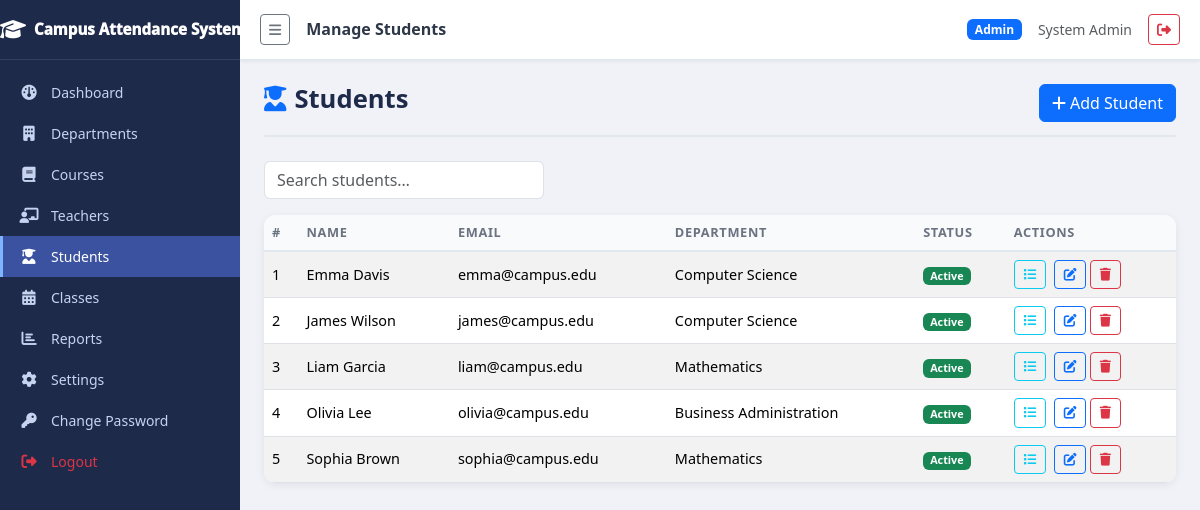
The app's page /admin/students.php (signed in) with its own data.
### tables this page shows
CREATE TABLE settings (
  setting_key   varchar(60) NOT NULL,
  setting_value text        DEFAULT NULL,
  PRIMARY KEY (setting_key)
);

CREATE TABLE users (
  id         int           NOT NULL AUTO_INCREMENT,
  name       varchar(100)  NOT NULL,
  email      varchar(100)  NOT NULL,
  phone      varchar(20)   DEFAULT NULL,
  password   varchar(255)  NOT NULL,
  role       enum('admin','teacher','student') NOT NULL DEFAULT 'student',
  dept_id    int           DEFAULT NULL,
  avatar     varchar(255)  DEFAULT NULL,
  is_active  tinyint       NOT NULL DEFAULT 1,
  created_at datetime      NOT NULL DEFAULT CURRENT_TIMESTAMP,
  PRIMARY KEY (id),
  UNIQUE KEY uq_email (email),
  KEY fk_user_dept (dept_id),
  CONSTRAINT fk_user_dept FOREIGN KEY (dept_id) REFERENCES departments(id)
    ON DELETE SET NULL
);

CREATE TABLE departments (
  id         int           NOT NULL AUTO_INCREMENT,
  name       varchar(100)  NOT NULL,
  code       varchar(20)   NOT NULL,
  created_at datetime      NOT NULL DEFAULT CURRENT_TIMESTAMP,
  PRIMARY KEY (id),
  UNIQUE KEY uq_dept_code (code)
);

### includes/auth.php (called while the page is built, shortened)
<?php
function current_user(): ?array {
  return $_SESSION['user'] ?? null;
}

### includes/functions.php (called while the page is built, shortened)
<?php
function get_setting(string $key, mixed $default = ''): mixed {
  $pdo  = get_db();
  $stmt = $pdo->prepare('SELECT setting_value FROM settings WHERE setting_key = :k');
  $stmt->execute([':k' => $key]);
  $row  = $stmt->fetch(PDO::FETCH_ASSOC);
  return ($row !== false) ? $row['setting_value'] : $default;
}
function get_users_by_role(string $role): array {
  $pdo  = get_db();
  $stmt = $pdo->prepare(
    'SELECT u.*, d.name AS dept_name
     FROM users u
     LEFT JOIN departments d ON d.id = u.dept_id
     WHERE u.role = :role
     ORDER BY u.name'
  );
  $stmt->execute([':role' => $role]);
  return $stmt->fetchAll(PDO::FETCH_ASSOC);
}

### admin/students.php (the view, shortened to what this page needs)
<?php
require_once __DIR__ . '/../includes/auth.php';
require_once __DIR__ . '/../includes/functions.php';
$pageTitle = 'Manage Students';
$students    = get_users_by_role('student');
require_once __DIR__ . '/../includes/header.php';
?>
<div class="page-header d-flex justify-content-between align-items-center">
  <h1><i class="fa fa-user-graduate me-2 text-primary"></i>Students</h1>
  <button class="btn btn-primary" data-bs-toggle="modal" data-bs-target="#studentModal">
    <i class="fa fa-plus me-1"></i>Add Student
  </button>
</div>
<div class="mb-3"><input type="text" id="studentSearch" class="form-control search-box" placeholder="Search students…"></div>
<div class="table-card">
  <div class="table-responsive">
    <table class="table table-striped table-hover mb-0" id="studentTable">
      <thead><tr><th>#</th><th>Name</th><th>Email</th><th>Department</th><th>Status</th><th>Actions</th></tr></thead>
      <tbody>
        <?php foreach ($students as $i => $s): ?>
        <tr>
          <td><?= $i+1 ?></td>
          <td><?= htmlspecialchars($s['name'],ENT_QUOTES,'UTF-8') ?></td>
          <td><?= htmlspecialchars($s['email'],ENT_QUOTES,'UTF-8') ?></td>
          <td><?= htmlspecialchars($s['dept_name'] ?? '—',ENT_QUOTES,'UTF-8') ?></td>
          <td><span class="badge <?= $s['is_active'] ? 'bg-success' : 'bg-secondary' ?>"><?= $s['is_active'] ? 'Active' : 'Inactive' ?></span></td>
          <td class="action-btns">
            <a href="?view_enrollments=<?= $s['id'] ?>" class="btn btn-sm btn-outline-info" title="Manage Enrollments"><i class="fa fa-list"></i></a>
            <a href="?edit=<?= $s['id'] ?>" class="btn btn-sm btn-outline-primary"><i class="fa fa-edit"></i></a>
            <form id="del-s-<?= $s['id'] ?>" method="POST" class="d-inline">
              <button type="button" class="btn btn-sm btn-outline-danger"
                      onclick="confirmDelete('del-s-<?= $s['id'] ?>','<?= htmlspecialchars(addslashes($s['name']),ENT_QUOTES,'UTF-8') ?>')">
                <i class="fa fa-trash"></i>
              </button>
            </form>
          </td>
        </tr>
        <?php endforeach; ?>
      </tbody>
    </table>
  </div>
</div>
<?php require_once __DIR__ . '/../includes/footer.php'; ?>

### includes/header.php (shortened to what this page needs)
<?php
$pageTitle = $pageTitle ?? 'Campus Attendance System';
require_once __DIR__ . '/auth.php';
require_once __DIR__ . '/functions.php';
$user       = current_user();
$schoolName = get_setting('school_name', 'Campus Attendance System');
$scriptPath = str_replace('\\', '/', $_SERVER['SCRIPT_FILENAME']);
$basePath   = str_replace('\\', '/', realpath(__DIR__ . '/..') . '/');
$depth      = substr_count(str_replace($basePath, '', $scriptPath), '/');
$base       = str_repeat('../', $depth);
$navItems = [];
if ($user) {
  switch ($user['role']) {
    case 'admin':
      $navItems = [
        ['icon'=>'fa-gauge',        'label'=>'Dashboard',    'href'=>$base.'admin/index.php'],
        ['icon'=>'fa-building',     'label'=>'Departments',  'href'=>$base.'admin/departments.php'],
        ['icon'=>'fa-book',         'label'=>'Courses',      'href'=>$base.'admin/courses.php'],
        ['icon'=>'fa-chalkboard-teacher','label'=>'Teachers','href'=>$base.'admin/teachers.php'],
        ['icon'=>'fa-user-graduate','label'=>'Students',     'href'=>$base.'admin/students.php'],
        ['icon'=>'fa-calendar-alt', 'label'=>'Classes',      'href'=>$base.'admin/courses.php#classes'],
        ['icon'=>'fa-chart-bar',    'label'=>'Reports',      'href'=>$base.'admin/reports.php'],
        ['icon'=>'fa-cog',          'label'=>'Settings',     'href'=>$base.'admin/settings.php'],
      ];
      break;
  }
  $navItems[] = ['icon'=>'fa-key', 'label'=>'Change Password', 'href'=>$base.'auth/change_password.php'];
  $navItems[] = ['icon'=>'fa-sign-out-alt', 'label'=>'Logout',  'href'=>$base.'auth/logout.php', 'class'=>'text-danger'];
}
$currentScript = basename($_SERVER['PHP_SELF']);
?>
<!DOCTYPE html>
<html lang="en">
<head>
  <link rel="stylesheet" href="https://cdnjs.cloudflare.com/ajax/libs/bootstrap/5.3.2/css/bootstrap.min.css">
  <link rel="stylesheet" href="https://cdnjs.cloudflare.com/ajax/libs/font-awesome/6.5.0/css/all.min.css">
  <link rel="stylesheet" href="<?= $base ?>assets/css/style.css">
</head>
<body>
<?php if ($user): ?>
<div class="sidebar" id="sidebar">
  <div class="sidebar-brand">
    <i class="fa fa-graduation-cap me-2"></i>
    <span class="brand-text"><?= htmlspecialchars($schoolName, ENT_QUOTES, 'UTF-8') ?></span>
  </div>
  <nav class="sidebar-nav">
    <?php foreach ($navItems as $item): ?>
      <?php
        $isActive  = (basename($item['href']) === $currentScript) ? 'active' : '';
        $extraClass = $item['class'] ?? '';
      ?>
      <a href="<?= htmlspecialchars($item['href'], ENT_QUOTES, 'UTF-8') ?>"
         class="sidebar-link <?= $isActive ?> <?= $extraClass ?>">
        <i class="fa-solid <?= htmlspecialchars($item['icon'], ENT_QUOTES, 'UTF-8') ?> sidebar-icon"></i>
        <span class="sidebar-label"><?= htmlspecialchars($item['label'], ENT_QUOTES, 'UTF-8') ?></span>
      </a>
    <?php endforeach; ?>
  </nav>
</div>
<div class="main-wrapper" id="mainWrapper">
  <header class="top-bar">
    <button class="btn btn-sm btn-outline-secondary me-3" id="sidebarToggle" title="Toggle Sidebar">
      <i class="fa fa-bars"></i>
    </button>
    <h6 class="top-bar-title mb-0"><?= htmlspecialchars($pageTitle, ENT_QUOTES, 'UTF-8') ?></h6>
    <div class="ms-auto d-flex align-items-center gap-3">
      <span class="badge bg-primary text-capitalize"><?= htmlspecialchars($user['role'], ENT_QUOTES, 'UTF-8') ?></span>
      <span class="d-none d-sm-inline text-muted small"><?= htmlspecialchars($user['name'], ENT_QUOTES, 'UTF-8') ?></span>
      <a href="<?= $base ?>auth/logout.php" class="btn btn-sm btn-outline-danger" title="Logout">
        <i class="fa fa-sign-out-alt"></i>
      </a>
    </div>
  </header>
  <div class="toast-container position-fixed top-0 end-0 p-3" id="toastContainer" style="z-index:9999"></div>
  <main class="content-area">
<?php else: ?>
<div id="toastContainer" class="toast-container position-fixed top-0 end-0 p-3" style="z-index:9999"></div>
<?php endif; ?>

### assets/css/style.css (style rules this page uses)
:root { --sidebar-width: 240px; --sidebar-collapsed: 64px; --sidebar-bg: #1e2a4a; --sidebar-hover: #2d3f6b; --sidebar-active: #3a52a0; --sidebar-text: #c8d3f0; --sidebar-text-dim: #7a8db5; --topbar-height: 60px; --topbar-bg: #ffffff; --content-bg: #f0f2f8; --card-radius: 12px; --transition: 0.25s ease; }
*, *::before, *::after { box-sizing: border-box; }
body { margin: 0; font-family: "Segoe UI", Tahoma, sans-serif; background: var(--content-bg); color: #2d3748; }
.sidebar { position: fixed; top: 0; left: 0; width: var(--sidebar-width); height: 100vh; background: var(--sidebar-bg); display: flex; flex-direction: column; overflow-x: hidden; overflow-y: auto; z-index: 1000; transition: width var(--transition); }
.sidebar-brand { display: flex; align-items: center; padding: 18px 0px; color: #fff; font-weight: 999; font-size: 0.95rem; border-bottom: 1px solid rgba(255, 255, 255, 0.1); min-height: var(--topbar-height); white-space: nowrap; overflow: hidden; }
.sidebar-brand .fa-graduation-cap { font-size: 1.3rem; flex-shrink: 0; }
.sidebar-nav { padding: 12px 0; flex: 1; }
.sidebar-link { display: flex; align-items: center; padding: 10px 16px; color: var(--sidebar-text); text-decoration: none; white-space: nowrap; overflow: hidden; transition: background var(--transition), color var(--transition); border-left: 3px solid transparent; }
.sidebar-link.active { background: var(--sidebar-active); color: #fff; border-left-color: #7eb3ff; }
.sidebar-icon { width: 20px; text-align: center; font-size: 0.95rem; flex-shrink: 0; }
.sidebar-label { margin-left: 12px; font-size: 0.875rem; transition: opacity var(--transition); }
.main-wrapper { margin-left: var(--sidebar-width); min-height: 100vh; display: flex; flex-direction: column; transition: margin-left var(--transition); }
.top-bar { height: var(--topbar-height); background: var(--topbar-bg); border-bottom: 1px solid #e2e8f0; display: flex; align-items: center; padding: 0 20px; position: sticky; top: 0; z-index: 999; box-shadow: 0 1px 4px rgba(0, 0, 0, 0.08); }
.top-bar-title { font-size: 1rem; font-weight: 600; color: #2d3748; }
.content-area { padding: 24px; flex: 1; }
.table-card { background: #fff; border-radius: var(--card-radius); box-shadow: 0 2px 8px rgba(0, 0, 0, 0.07); overflow: hidden; }
.table-card .table { margin-bottom: 0; }
.table th { font-size: 0.8rem; text-transform: uppercase; letter-spacing: 0.05em; color: #6b7280; background: #f8fafc; border-bottom: 2px solid #e2e8f0; }
.table td { vertical-align: middle; font-size: 0.9rem; }
.page-header { margin-bottom: 24px; padding-bottom: 12px; border-bottom: 2px solid #e2e8f0; }
.page-header h1 { font-size: 1.6rem; font-weight: 700; color: #1e2a4a; }
.search-box { max-width: 280px; }
.action-btns .btn { padding: 0.25rem 0.55rem; font-size: 0.8rem; }
.action-btns { white-space: nowrap; }
.action-btns .btn + .btn { margin-left: 0.25rem; }

### records on screen
settings: setting_value "Campus Attendance…"
users: name "Emma Davis", email "emma@campus.edu", dept.name "Computer Science", is_active "Active"
users: name "James Wilson", email "james@campus.edu", dept.name "Computer Science", is_active "Active"
users: name "Liam Garcia", email "liam@campus.edu", dept.name "Mathematics", is_active "Active"
users: name "Olivia Lee", email "olivia@campus.edu", dept.name "Business Administration", is_active "Active"
users: name "Sophia Brown", email "sophia@campus.edu", dept.name "Mathematics", is_active "Active"

### other values on screen
$item['label'] "Dashboard"
$item['label'] "Departments"
$item['label'] "Courses"
$item['label'] "Teachers"
$item['label'] "Students"
$item['label'] "Classes"
$item['label'] "Reports"
$item['label'] "Settings"
$item['label'] "Change Password"
$item['label'] "Logout"
$pageTitle "Manage Students"
$user['role'] "Admin"
$user['name'] "System Admin"
